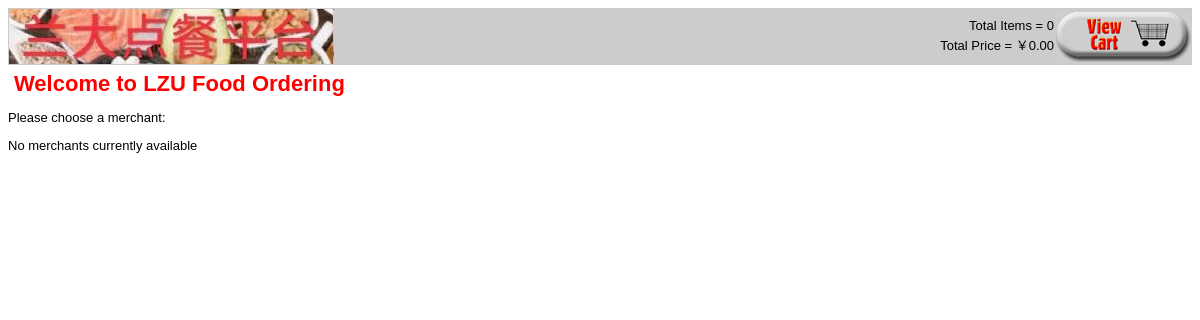
Before: / with the older database file.
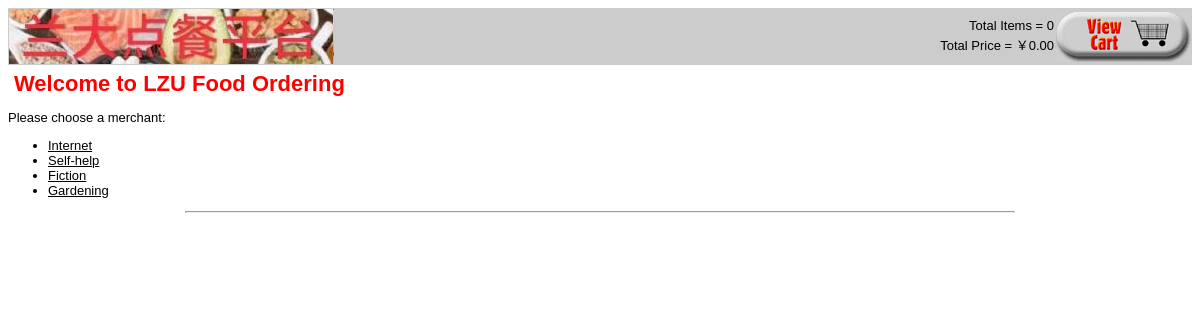
After: the same page with the newer database file.
### tables this page shows
CREATE TABLE `merchants` (
  `catid` int(10) UNSIGNED NOT NULL,
  `catname` char(60) NOT NULL,
  `phone` char(20) DEFAULT NULL,
  `address` char(100) DEFAULT NULL,
  `recommend` int(10) UNSIGNED DEFAULT NULL
);

### food_fns.php (called while the page is built, shortened)
<?php
function get_merchants() {
   $conn = db_connect();
   $query = "select catid, catname from merchants";
   $result = @$conn->query($query);
   $num_cats = @$result->num_rows;
   if ($num_cats == 0) {
      return false;
   }
   $result = db_result_to_array($result);
   return $result;
}
?>

### output_fns.php (the view, shortened to what this page needs)
<?php
function do_html_header($title = '') {
?>
  <html>
  <head>
  </head>
  <body>
  <table width="100%" border="0" cellspacing="0" bgcolor="#cccccc">
  <tr>
  <td rowspan="2">
  <a href="index.php"><img src="images/LZU-food-ordering.jpg" alt="foodorama" border="0"
       align="left" valign="bottom" height="55" width="325"/></a>
  </td>
  <td align="right" valign="bottom">
  <?php
     if(isset($_SESSION['admin_user'])) {
       echo "&nbsp;";
     } else {
       echo "Total Items = " . htmlspecialchars($_SESSION['items']);
     }
  ?>
  </td>
  <td align="right" rowspan="2" width="135">
  <?php
     if(isset($_SESSION['admin_user'])) {
       display_button('logout.php', 'log-out', 'Log Out');
     } else {
       display_button('show_cart.php', 'view-cart', 'View Your Shopping Cart');
     }
  ?>
  </tr>
  <tr>
  <td align="right" valign="top">
  <?php
     if(isset($_SESSION['admin_user'])) {
       echo "&nbsp;";
     } else {
       echo "Total Price = ￥".number_format($_SESSION['total_price'],2);
     }
  ?>
  </td>
  </tr>
  </table>
<?php
  if($title) {
    do_html_heading($title);
  }
}
function do_html_footer() {
?>
  </body>
  </html>
<?php
}
function do_html_heading($heading) {
?>
  <h2><?php echo htmlspecialchars($heading); ?></h2>
<?php
}
function do_html_URL($url, $name) {
?>
  <a href="<?php echo htmlspecialchars($url); ?>"><?php echo $name; ?></a><br />
<?php
}
function display_merchants($cat_array) {
  if (!is_array($cat_array)) {
     echo "<p>No merchants currently available</p>";
     return;
  }
  echo "<ul>";
  foreach ($cat_array as $row)  {
    $url = "show_cat.php?catid=".urlencode($row['catid']);
    $title = $row['catname'];
    echo "<li>";
    do_html_url($url, $title);
    echo "</li>";
  }
  echo "</ul>";
  echo "<hr />";
}
?>
<?php
function display_button($target, $image, $alt) {
  echo "<div align=\"center\"><a href=\"".htmlspecialchars($target)."\">
          <img src=\"images/".htmlspecialchars($image).".gif\"
           alt=\"".htmlspecialchars($alt)."\" border=\"0\" height=\"50\"
           width=\"135\"/></a></div>";
}
?>

### index.php (shortened to what this page needs)
<?php
  do_html_header("Welcome to LZU Food Ordering");
  echo "<p>Please choose a merchant:</p>";
  $cat_array = get_merchants();
  display_merchants($cat_array);
  do_html_footer();
?>

### output_fns.php (style rules this page uses)
h2 { font-family: Arial, Helvetica, sans-serif; font-size: 22px; color: red; margin: 6px }
body { font-family: Arial, Helvetica, sans-serif; font-size: 13px }
li, td { font-family: Arial, Helvetica, sans-serif; font-size: 13px }
hr { color: #FF0000; width:70%; text-align:center }
a { color: #000000 }

Changed rows visible on the page:
added merchants: catname "Internet"
added merchants: catname "Self-help"
added merchants: catname "Fiction"
added merchants: catname "Gardening"
Other visible differences:
text no longer shown: "No merchants currently available"
